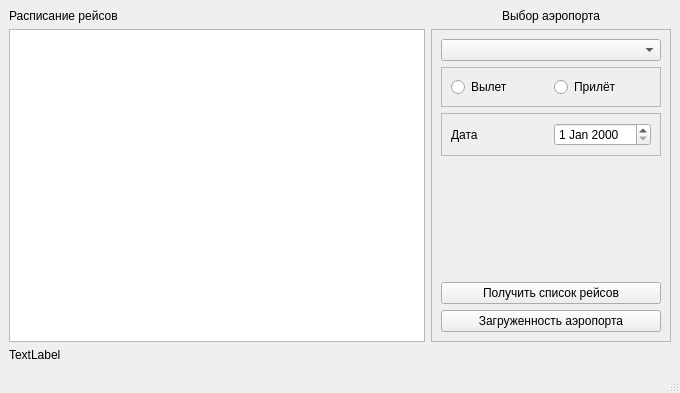
<?xml version="1.0" encoding="UTF-8"?>
<ui version="4.0">
 <class>MainWindow</class>
 <widget class="QMainWindow" name="MainWindow">
  <property name="geometry">
   <rect>
    <x>0</x>
    <y>0</y>
    <width>680</width>
    <height>393</height>
   </rect>
  </property>
  <property name="windowTitle">
   <string>Инспектор аэропортов</string>
  </property>
  <widget class="QWidget" name="centralwidget">
   <layout class="QGridLayout" name="gridLayout_2">
    <item row="1" column="0">
     <widget class="QTableView" name="tableView">
      <property name="minimumSize">
       <size>
        <width>250</width>
        <height>200</height>
       </size>
      </property>
      <property name="maximumSize">
       <size>
        <width>500</width>
        <height>16777215</height>
       </size>
      </property>
     </widget>
    </item>
    <item row="1" column="1">
     <widget class="QFrame" name="frame">
      <property name="minimumSize">
       <size>
        <width>240</width>
        <height>0</height>
       </size>
      </property>
      <property name="maximumSize">
       <size>
        <width>400</width>
        <height>16777215</height>
       </size>
      </property>
      <property name="frameShape">
       <enum>QFrame::Shape::StyledPanel</enum>
      </property>
      <property name="frameShadow">
       <enum>QFrame::Shadow::Raised</enum>
      </property>
      <layout class="QGridLayout" name="gridLayout">
       <item row="0" column="0">
        <widget class="QComboBox" name="cb_Airport"/>
       </item>
       <item row="1" column="0">
        <widget class="QFrame" name="fr_radioBt">
         <property name="frameShape">
          <enum>QFrame::Shape::StyledPanel</enum>
         </property>
         <property name="frameShadow">
          <enum>QFrame::Shadow::Raised</enum>
         </property>
         <layout class="QHBoxLayout" name="horizontalLayout">
          <item>
           <widget class="QRadioButton" name="rb_out">
            <property name="text">
             <string>Вылет</string>
            </property>
           </widget>
          </item>
          <item>
           <widget class="QRadioButton" name="rb_in">
            <property name="text">
             <string>Прилёт</string>
            </property>
           </widget>
          </item>
         </layout>
        </widget>
       </item>
       <item row="2" column="0">
        <widget class="QFrame" name="fr_data">
         <property name="frameShape">
          <enum>QFrame::Shape::StyledPanel</enum>
         </property>
         <property name="frameShadow">
          <enum>QFrame::Shadow::Raised</enum>
         </property>
         <layout class="QHBoxLayout" name="horizontalLayout_2">
          <item>
           <widget class="QLabel" name="lb_data">
            <property name="text">
             <string>Дата</string>
            </property>
           </widget>
          </item>
          <item>
           <widget class="QDateEdit" name="dateEdit"/>
          </item>
         </layout>
        </widget>
       </item>
       <item row="3" column="0">
        <spacer name="verticalSpacer">
         <property name="orientation">
          <enum>Qt::Orientation::Vertical</enum>
         </property>
         <property name="sizeHint" stdset="0">
          <size>
           <width>20</width>
           <height>45</height>
          </size>
         </property>
        </spacer>
       </item>
       <item row="4" column="0">
        <widget class="QPushButton" name="pb_reciveRace">
         <property name="text">
          <string>Получить список рейсов</string>
         </property>
        </widget>
       </item>
       <item row="5" column="0">
        <widget class="QPushButton" name="pb_busyAirport">
         <property name="text">
          <string>Загруженность аэропорта</string>
         </property>
        </widget>
       </item>
      </layout>
     </widget>
    </item>
    <item row="2" column="0">
     <widget class="QLabel" name="lb_statusConnect">
      <property name="text">
       <string>TextLabel</string>
      </property>
     </widget>
    </item>
    <item row="0" column="0">
     <widget class="QLabel" name="lb_raceView">
      <property name="text">
       <string>Расписание рейсов</string>
      </property>
     </widget>
    </item>
    <item row="0" column="1">
     <widget class="QLabel" name="lb_choiceAirp">
      <property name="text">
       <string>Выбор аэропорта</string>
      </property>
      <property name="alignment">
       <set>Qt::AlignmentFlag::AlignCenter</set>
      </property>
     </widget>
    </item>
   </layout>
  </widget>
  <widget class="QMenuBar" name="menubar">
   <property name="geometry">
    <rect>
     <x>0</x>
     <y>0</y>
     <width>680</width>
     <height>26</height>
    </rect>
   </property>
  </widget>
  <widget class="QStatusBar" name="statusbar"/>
 </widget>
 <resources/>
 <connections/>
</ui>
